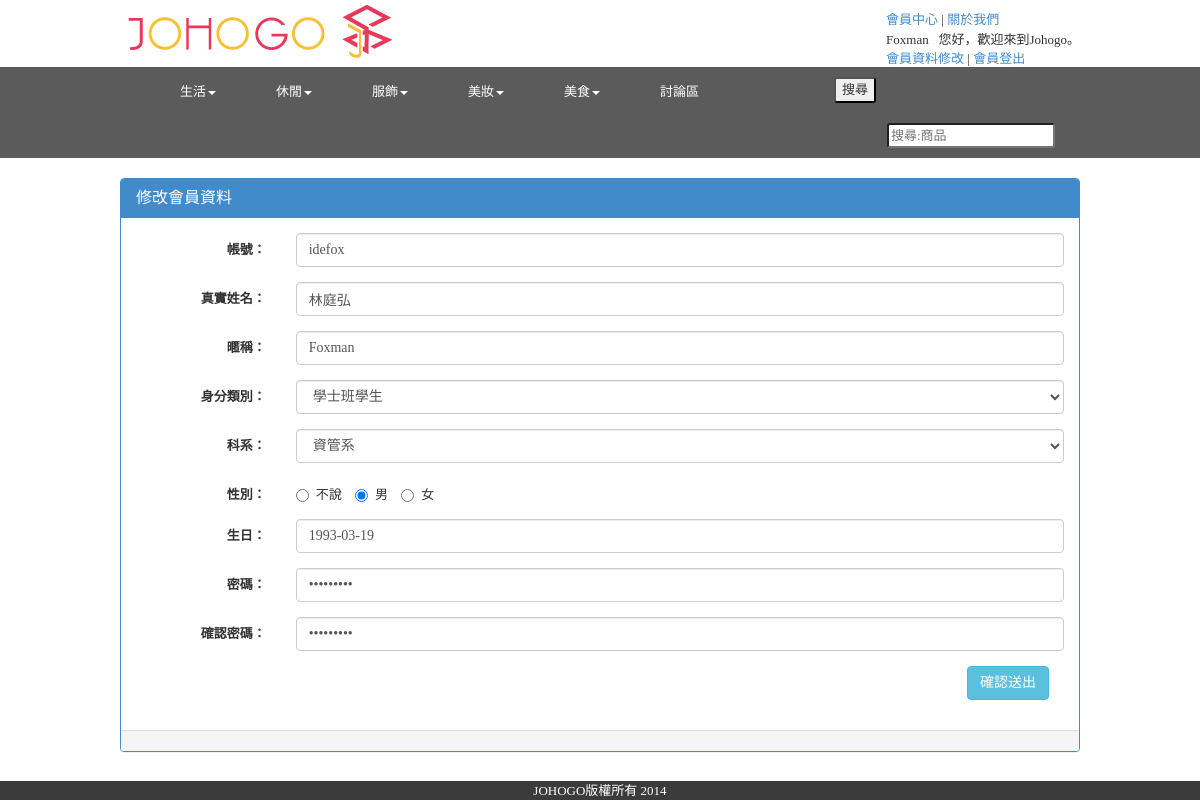
The page /modify_data.php (signed in) on the database its author committed.
### tables this page shows
CREATE TABLE IF NOT EXISTS `member` (
  `student_id` char(10) NOT NULL,
  `m_name` char(10) DEFAULT NULL,
  `nickname` char(10) DEFAULT NULL,
  `password` char(15) NOT NULL,
  `m_account` char(15) DEFAULT NULL,
  `identity` char(10) NOT NULL,
  `department` char(15) NOT NULL,
  `gender` char(2) NOT NULL,
  `birthday` date DEFAULT NULL,
  `verification` char(40) NOT NULL DEFAULT '0',
  `isverified` int(11) DEFAULT NULL,
  `point` int(11) DEFAULT '0',
  `role` int(11) DEFAULT NULL,
  PRIMARY KEY (`student_id`),
  UNIQUE KEY `m_account` (`m_account`)
);

CREATE TABLE IF NOT EXISTS `category_2` (
  `id` int(11) NOT NULL AUTO_INCREMENT,
  `c1_name` varchar(20) NOT NULL,
  `c2_name` varchar(20) NOT NULL,
  PRIMARY KEY (`id`)
);

### db_class.php (called while the page is built, shortened)
<?php
class DB
{
    var $_dbConn = 0;
    function connect_db($host, $user, $pwd, $dbname)
    {
        $dbConn = mysql_connect($host, $user, $pwd);
        $this->_dbConn = $dbConn;
        return true;
    }
    function getOnly($query){
        $queryResource = mysql_query($query, $this->_dbConn);
        $result = mysql_fetch_array($queryResource, MYSQL_ASSOC);
        return $result;
    }
}
?>

### modify_data.php (the view, shortened to what this page needs)
<?php
	require ("header.php");
    $dbk = new DB();
    $sql = "SELECT * FROM `member` WHERE `student_id` = '".$_SESSION["authen"]."'";
    $member = $dbk->getOnly($sql);
?>
<div class="panel panel-primary container_12">
	<div class="panel-heading">
    	<h3 class="panel-title">修改會員資料</h3>
  	</div>
  	<div class="login-body">
    	<form class="form-horizontal panel-body" role="form" action="#" method="post">
            <div class="form-group">
                <label class="col-sm-2 control-label">帳號：</label>
                <div class="col-sm-10">
                    <input class="form-control" name="m_account" type="text" placeholder="請輸入帳號" <?php echo "value=\"".$member["m_account"]."\">"?>
                </div>
            </div>
    		<div class="form-group">
    			<label class="col-sm-2 control-label">真實姓名：</label>
    			<div class="col-sm-10">
    				<input class="form-control" name="m_name" type="text" placeholder="請輸入真實姓名" <?php echo "value=\"".$member["m_name"]."\">"?>
    			</div>
    		</div>
    		<div class="form-group">
    			<label class="col-sm-2 control-label">暱稱：</label>
    			<div class="col-sm-10">
    				<input class="form-control" name="nick_name" type="text" placeholder="請輸入暱稱" <?php echo "value=\"".$member["nickname"]."\">"?>
    			</div>
    		</div>
    		<div class="form-group">
    			<label class="col-sm-2 control-label">身分類別：</label>
    			<div class="col-sm-10">
    				<select class="form-control" name="identity">
					  	<option value="學士班學生">學士班學生</option>
					</select>
    			</div>
    		</div>
    		<div class="form-group">
    			<label class="col-sm-2 control-label">科系：</label>
    			<div class="col-sm-10">
    				<select class="form-control" name="department">
					  	<option value="資管系">資管系</option>
					</select>
    			</div>
    		</div>
    		<div class="form-group">
    			<label class="col-sm-2 control-label">性別：</label>
    			<div class="col-sm-10">
    				<label class="radio-inline">
					  	<input type="radio" name="gender" value="n"> 不說
					</label>
					<label class="radio-inline">
					  	<input type="radio" name="gender" value="m" selected> 男
					</label>
					<label class="radio-inline">
					  	<input type="radio" name="gender" value="f"> 女
					</label>
    			</div>
    		</div>
    		<div class="form-group">
    			<label class="col-sm-2 control-label">生日：</label>
    			<div class="col-sm-10">
    				<input class="form-control" name="birthday" type="text" id="birthday" <?php echo "value=\"".$member["birthday"]."\">"?>
    			</div>
    		</div>
    		<div class="form-group">
    			<label class="col-sm-2 control-label">密碼：</label>
    			<div class="col-sm-10">
    				<input class="form-control" name="password" type="password" placeholder="請輸入密碼" <?php echo "value=\"".$member["password"]."\">"?>
    			</div>
    		</div>
    		<div class="form-group">
    			<label class="col-sm-2 control-label">確認密碼：</label>
    			<div class="col-sm-10">
    				<input class="form-control" name="password_check" type="password" placeholder="請輸入一次密碼" <?php echo "value=\"".$member["password"]."\">"?>
    			</div>
    		</div>
    		<div class="form-group">
    			<input type="submit" name="submit" value="確認送出" class="btn btn-info" id="modify-submit"/>
    		</div>
		</form>
  	</div>
  	<div class="panel-footer" id="form-footer">
  	</div>
</div>
<?php
	include("footer.php");
?>

### header.php (shortened to what this page needs)
<?php
	include_once ("db_class.php");
	$db = new DB();
	$sql_category_1 = "SELECT * FROM `category_1`";
	$db->query($sql_category_1);
	$category = array();
	while($result = $db->fetch_array()){
		$category[$result['c1_name']] = array();
	}
	foreach ($category as $key => $value) {
		$sql_category_2 = "SELECT * FROM `category_2` WHERE `c1_name`= \"";
		$sql_category_2 .= "$key\"";
		$db->query($sql_category_2);
		while($result = $db->fetch_array()){
			array_push($category[$key], $result['c2_name']);
		}
	}
	$db_usr = new DB();
	$sql_usr = "SELECT `m_account`,`nickname` FROM `member` WHERE `student_id`='".$_SESSION["authen"]."'";
	$member = $db_usr->getOnly($sql_usr);
	$account = $_SESSION["authen"];
	if( (isset($member["m_account"])) && (trim($member["m_account"]!="")) ) {
		$account = $member["m_account"];
	}
	if( (isset($member["nickname"])) && (trim($member["nickname"]!="")) ) {
		$account = $member["nickname"];
	}
	if(!isset($_SESSION["authen"])){
		$account = "訪客";
		$login_status = "<a id=\"login\" href=\"login.php\">會員登入</a> | <a id=\"signup\" href=\"signup.php\">點我註冊</a>";
	}else{
		$login_status = "<a id=\"modify_data\" href=\"modify_data.php\">會員資料修改</a> | <a id=\"logout\" href=\"logout.php\">會員登出</a>";
	}
?>
<html>
	<head>
		<link rel="stylesheet" type="text/css" media="all" href="css/bootstrap.min.css" />
		<link rel="stylesheet" type="text/css" media="all" href="css/reset.css" />
		<link rel="stylesheet" type="text/css" media="all" href="css/text.css" />
		<link rel="stylesheet" type="text/css" media="all" href="css/960.css" />
		<link rel="stylesheet" type="text/css" media="all" href="css/header.css" />
		<link rel="stylesheet" type="text/css" media="all" href="css/footer.css" />
		<link rel="stylesheet" href="http://code.jquery.com/ui/1.10.4/themes/smoothness/jquery-ui.css">
	</head>
	<body>
		<div id="header">
			<div id="logo">
				<a id="logo-img" href="index.php"><img src="resource/johogo-logo.png"></a>
				<div id="membership">
					<nav>
						<a id="member_center" href="#">會員中心</a> |
						<a id="about_us" href="#" onFocus>關於我們</a>
					</nav>
					<nav>
						<span><?php echo $account;?></span>&nbsp;&nbsp;&nbsp;您好，歡迎來到Johogo。
					</nav>
					<nav>
						<?php echo $login_status;?>
					</nav>
				</div>
			</div>
			<nav id="data-sticky-column" class="navbar navbar-default">
				<div class="collapse navbar-collapse container_12">
					<ul class="nav navbar-nav" role="navigation">
						<?php
							foreach ($category as $c1_name => $c1_value) {
								echo "<li class=\"dropdown menu-item\">\r\n".
										"<a href=\"#\" class=\"dropdown-toggle\" data-toggle=\"dropdown\">".$c1_name."<span class=\"caret\"></a>\r\n".
										"<ul class=\"dropdown-menu\" role=\"menu\">\r\n";
								echo 	"</ul>\r\n".
									 "</li>";
							}
						?>
						<li class="menu-item" onmoucsover="menu_detect()"><a href="discuz.php">討論區</a></li>
					</ul>
					<input id="srh_submit" class="menu_input" type="submit" name="submit" value="搜尋">
					<input id="keyword" class="menu_input" type="text" name="keyword" placeholder="搜尋:商品">
				</div>
			</nav>
		</div>

### css/text.css (style rules this page uses)
body { font:13px/1.5 'Helvetica Neue',Arial,'Liberation Sans',FreeSans,sans-serif }
h3 { font-size:21px }
ul { list-style:disc }
li { margin-left:30px }
p,dl,hr,h1,h2,h3,h4,h5,h6,ol,ul,pre,table,address,fieldset,figure { margin-bottom:20px }

### css/960.css (style rules this page uses)
body { min-width:960px }
.container_12,.container_16 { margin-left:auto;margin-right:auto;width:960px }
.clearfix:before,.clearfix:after,.container_12:before,.container_12:after,.container_16:before,.container_16:after { content:'.';display:block;overflow:hidden;visibility:hidden;font-size:0;line-height:0;width:0;height:0 }
.clearfix:after,.container_12:after,.container_16:after { clear:both }
.clearfix,.container_12,.container_16 { zoom:1 }

### css/header.css (style rules this page uses)
body { font-family: 微軟正黑體; }
#logo-img { margin-left: 10%; }
#membership { display: inline-block; float: right; margin-top: 10px; margin-right: 10%; }
#data-sticky-column { background: #5B5B5B; border: 0px; border-radius: 0px; }
#data-sticky-column>div>ul>li>a { color: #FFFFFF; }
.menu-item>a { color: #FFFFFF; }
.menu_input { float: right; border-radius: 3px; margin: 10px; }

### modify_data.php (style rules this page uses)
#modify-submit { float: right; margin-right: 30px; }

### rows shown on the page
member: nickname "Foxman", m_account "idefox", m_name "林庭弘", nick_name "Foxman", birthday "1993-03-19"
category_2: c1_name "美妝"

### other values the page prints
$c1_name "生活"
$c1_name "休閒"
$c1_name "服飾"
$c1_name "美食"
